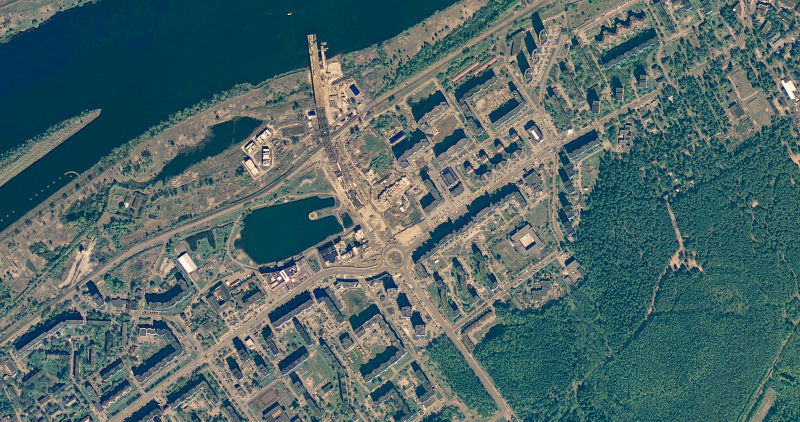
#> input picture MiKMOI/lab1/2_task.jpg, 1600 x 843 px (shown at 1/2 size)
$ python task2.py
#> lines starting #> are read from the running program, lines starting #| are printed output that depends on the picture; after the words box and inside, x2 and y2 are one past the last pixel; in counts of white or black regions, pixels touching at a corner belong together
import cv2
import matplotlib.pyplot as plt
import numpy as np

# 1. Загрузка исходного изображения
image_path = '2_task.jpg'
img = cv2.imread(image_path, cv2.IMREAD_GRAYSCALE)
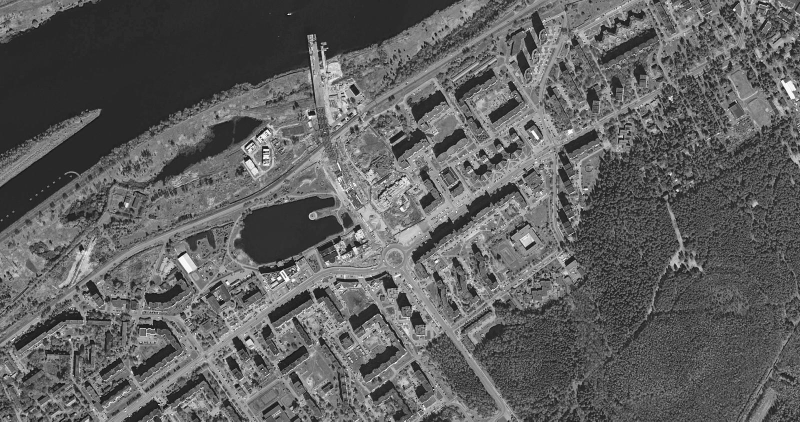
#> img: shape (843, 1600) (shown at 1/2 size); min 0, max 255, mean 96.3

if img is None:
  raise FileNotFoundError(
      f"Ошибка: не удалось загрузить изображение."
  )

# 2. Реализация кусочно-линейной функции преобразования яркости
def piecewise_linear_transform_v4(image):
  img_f = image.astype(np.float32)
  out = np.zeros_like(img_f)

  # Условия кусочно-линейной функции:
  mask1 = img_f < 40
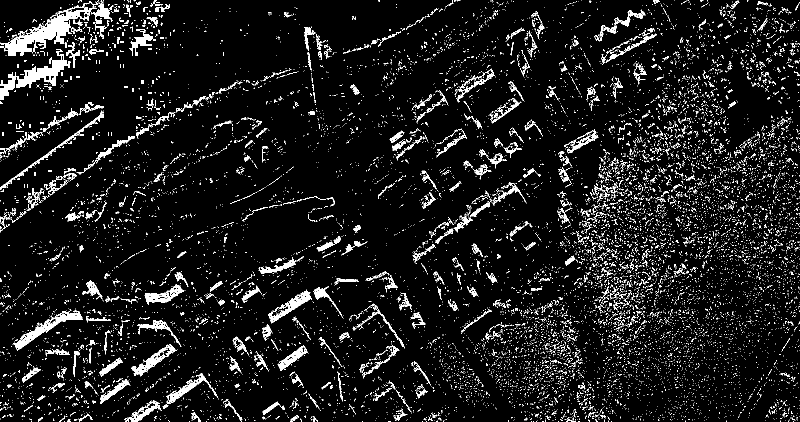
#> mask1: shape (843, 1600) bool (shown at 1/2 size); 7.3% white in thin lines or dots
  out[mask1] = 255
  mask2 = (img_f >= 40) & (img_f < 80)
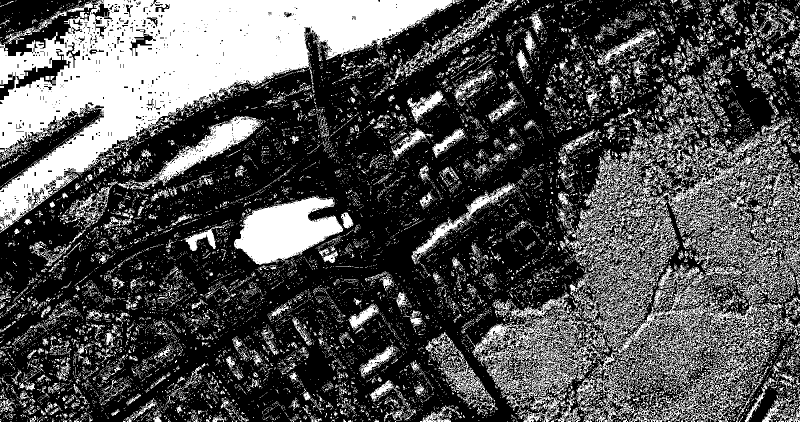
#> mask2: shape (843, 1600) bool (shown at 1/2 size); 31.8% white; 15421 white regions (14191 under 20 px), largest, box (x1, y1, x2, y2) and area: (0, 0, 905, 466) 150360, (944, 222, 1592, 843) 85376, (468, 391, 687, 530) 17648
  out[mask2] = 255 - 255 * (img_f[mask2] - 40) / 40
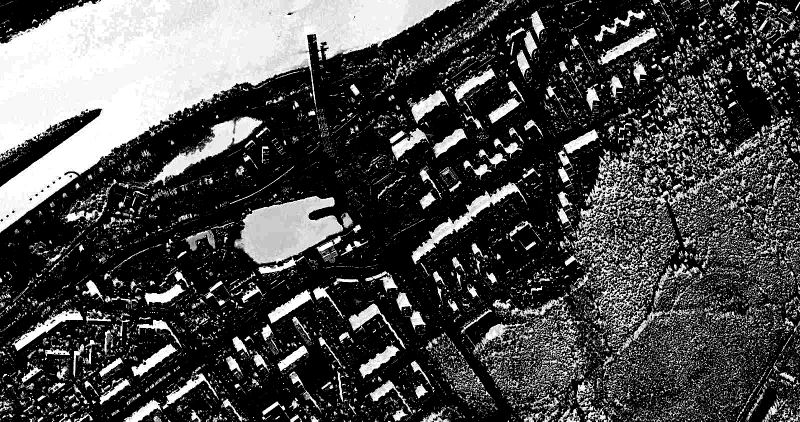
#> out: shape (843, 1600) float32 (shown at 1/2 size); min 0, max 255, mean 73.9
  mask3 = img_f >= 80
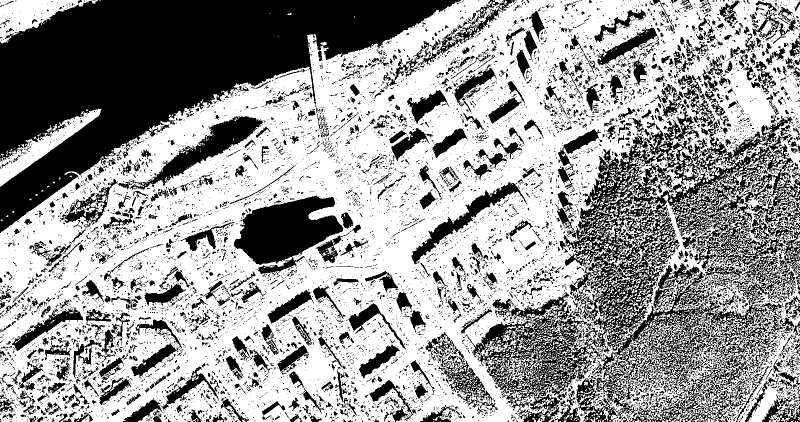
#> mask3: shape (843, 1600) bool (shown at 1/2 size); 61% white; 10291 black regions (9113 under 20 px), largest, box (x1, y1, x2, y2) and area: (0, 0, 923, 466) 173761, (931, 222, 1600, 843) 117090, (468, 391, 687, 548) 19300
  out[mask3] = 0

  return out.astype(np.uint8)

img_transformed = piecewise_linear_transform_v4(img)

# 3. Построение графика кусочно-линейной функции преобразования
x_vals = np.arange(0, 256)
y_vals = np.zeros_like(x_vals, dtype=np.float32)

# Расчет графика для визуализации
for i, x in enumerate(x_vals):
  if x < 40:
    y_vals[i] = 255
  elif 40 <= x < 80:
    y_vals[i] = 255 - 255 * (x - 40) / 40
  else:
    y_vals[i] = 0

# 4. Визуализация результатов (Изображения + График функции)
plt.figure(figsize=(15, 5))

# Исходное изображение
plt.subplot(1, 3, 1)
plt.imshow(img, cmap='gray', vmin=0, vmax=255)
plt.title('1. Исходный снимок')
plt.axis('off')

# График функции преобразования
plt.subplot(1, 3, 2)
plt.plot(x_vals, y_vals, color='blue', linewidth=2)
plt.title('3. График кусочно-линейной функции')
plt.xlabel('Входная яркость (x)')
plt.ylabel('Выходная яркость f(x)')
plt.grid(True, linestyle='--', alpha=0.6)
plt.xlim([0, 255])
plt.ylim([-10, 265])

# Преобразованное изображение
plt.subplot(1, 3, 3)
plt.imshow(img_transformed, cmap='gray', vmin=0, vmax=255)
plt.title('2. Результат')
plt.axis('off')

plt.tight_layout()
plt.show()
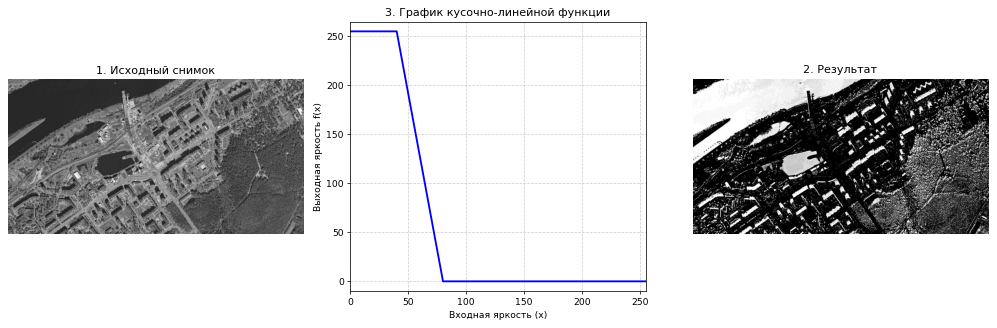
#> figure drawn by matplotlib, 3 panels; panel 2: curve peaks at x = 0, y = 255

$ run again, with MiKMOI/lab1/3_task.jpg copied over MiKMOI/lab1/2_task.jpg
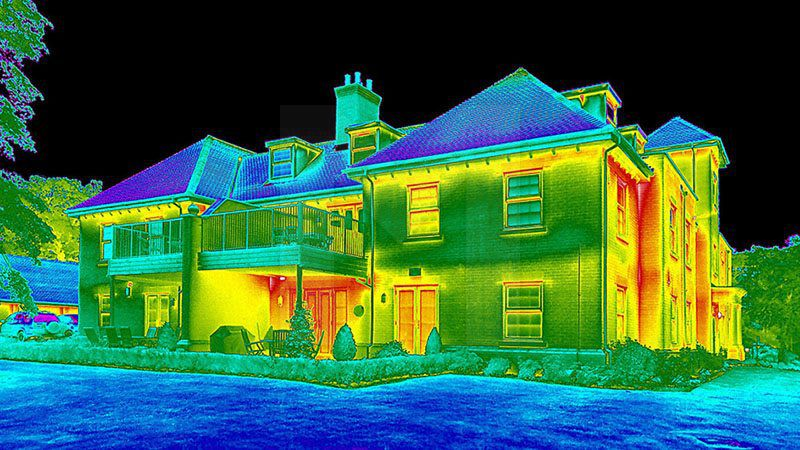
#> input picture MiKMOI/lab1/3_task.jpg, 800 x 450 px
#> in piecewise_linear_transform_v4, `mask1 = img_f < 40`:
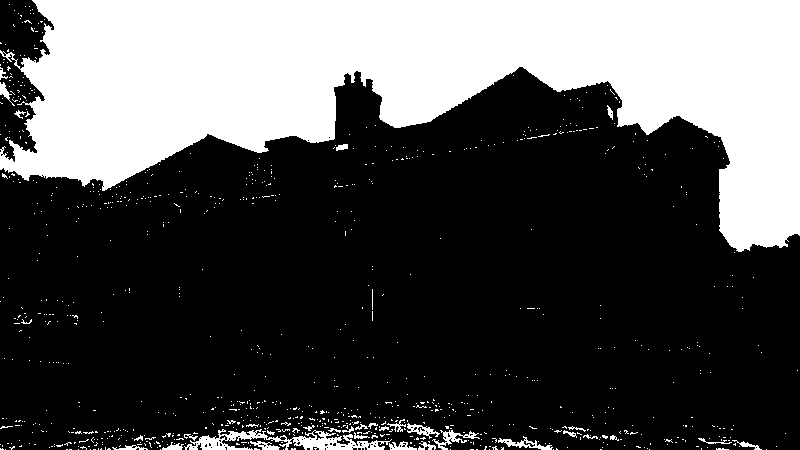
#> mask1: shape (450, 800) bool; 31.5% white; 905 white regions (870 under 20 px), largest, box (x1, y1, x2, y2) and area: (0, 0, 800, 252) 107180, (184, 429, 392, 450) 1765, (432, 430, 480, 450) 290
#> mask2: shape (450, 800) bool; 13.8% white in thin lines or dots
#> mask3: shape (450, 800) bool; 54.7% white; 3545 black regions (3355 under 20 px), largest, box (x1, y1, x2, y2) and area: (0, 0, 800, 253) 109885, (0, 391, 660, 450) 20071, (354, 117, 602, 167) 1652
#> `plt.show()`:
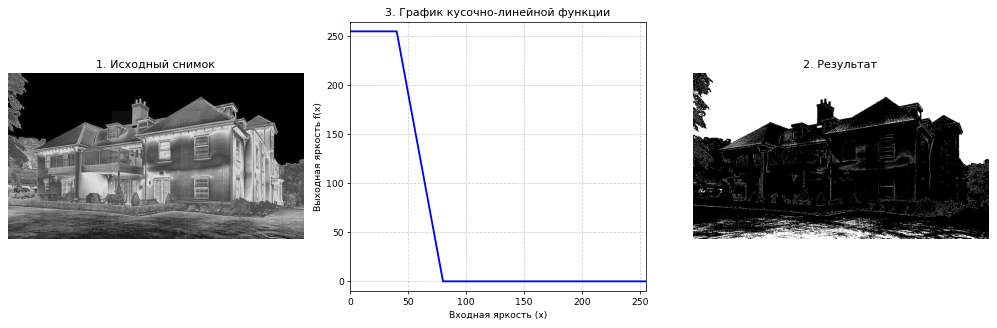
#> figure drawn by matplotlib, 3 panels; panel 2: curve peaks at x = 0, y = 255
